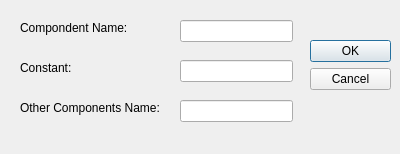
<?xml version="1.0" encoding="UTF-8"?>
<ui version="4.0">
 <class>DefDepComp</class>
 <widget class="QDialog" name="DefDepComp">
  <property name="geometry">
   <rect>
    <x>0</x>
    <y>0</y>
    <width>400</width>
    <height>154</height>
   </rect>
  </property>
  <property name="windowTitle">
   <string>Dialog</string>
  </property>
  <widget class="QDialogButtonBox" name="buttonBox">
   <property name="geometry">
    <rect>
     <x>310</x>
     <y>40</y>
     <width>81</width>
     <height>91</height>
    </rect>
   </property>
   <property name="orientation">
    <enum>Qt::Vertical</enum>
   </property>
   <property name="standardButtons">
    <set>QDialogButtonBox::Cancel|QDialogButtonBox::Ok</set>
   </property>
  </widget>
  <widget class="QLineEdit" name="lineEdit">
   <property name="geometry">
    <rect>
     <x>180</x>
     <y>20</y>
     <width>113</width>
     <height>22</height>
    </rect>
   </property>
  </widget>
  <widget class="QLineEdit" name="lineEdit_2">
   <property name="geometry">
    <rect>
     <x>180</x>
     <y>60</y>
     <width>113</width>
     <height>22</height>
    </rect>
   </property>
  </widget>
  <widget class="QLabel" name="label">
   <property name="geometry">
    <rect>
     <x>20</x>
     <y>20</y>
     <width>121</width>
     <height>16</height>
    </rect>
   </property>
   <property name="text">
    <string>Compondent Name:</string>
   </property>
  </widget>
  <widget class="QLabel" name="label_2">
   <property name="geometry">
    <rect>
     <x>20</x>
     <y>100</y>
     <width>161</width>
     <height>16</height>
    </rect>
   </property>
   <property name="text">
    <string>Other Components Name:</string>
   </property>
  </widget>
  <widget class="QLineEdit" name="lineEdit_3">
   <property name="geometry">
    <rect>
     <x>180</x>
     <y>100</y>
     <width>113</width>
     <height>22</height>
    </rect>
   </property>
  </widget>
  <widget class="QLabel" name="label_3">
   <property name="geometry">
    <rect>
     <x>20</x>
     <y>60</y>
     <width>81</width>
     <height>16</height>
    </rect>
   </property>
   <property name="text">
    <string>Constant:</string>
   </property>
  </widget>
 </widget>
 <resources/>
 <connections>
  <connection>
   <sender>buttonBox</sender>
   <signal>accepted()</signal>
   <receiver>DefDepComp</receiver>
   <slot>accept()</slot>
   <hints>
    <hint type="sourcelabel">
     <x>248</x>
     <y>254</y>
    </hint>
    <hint type="destinationlabel">
     <x>157</x>
     <y>274</y>
    </hint>
   </hints>
  </connection>
  <connection>
   <sender>buttonBox</sender>
   <signal>rejected()</signal>
   <receiver>DefDepComp</receiver>
   <slot>reject()</slot>
   <hints>
    <hint type="sourcelabel">
     <x>316</x>
     <y>260</y>
    </hint>
    <hint type="destinationlabel">
     <x>286</x>
     <y>274</y>
    </hint>
   </hints>
  </connection>
 </connections>
</ui>
